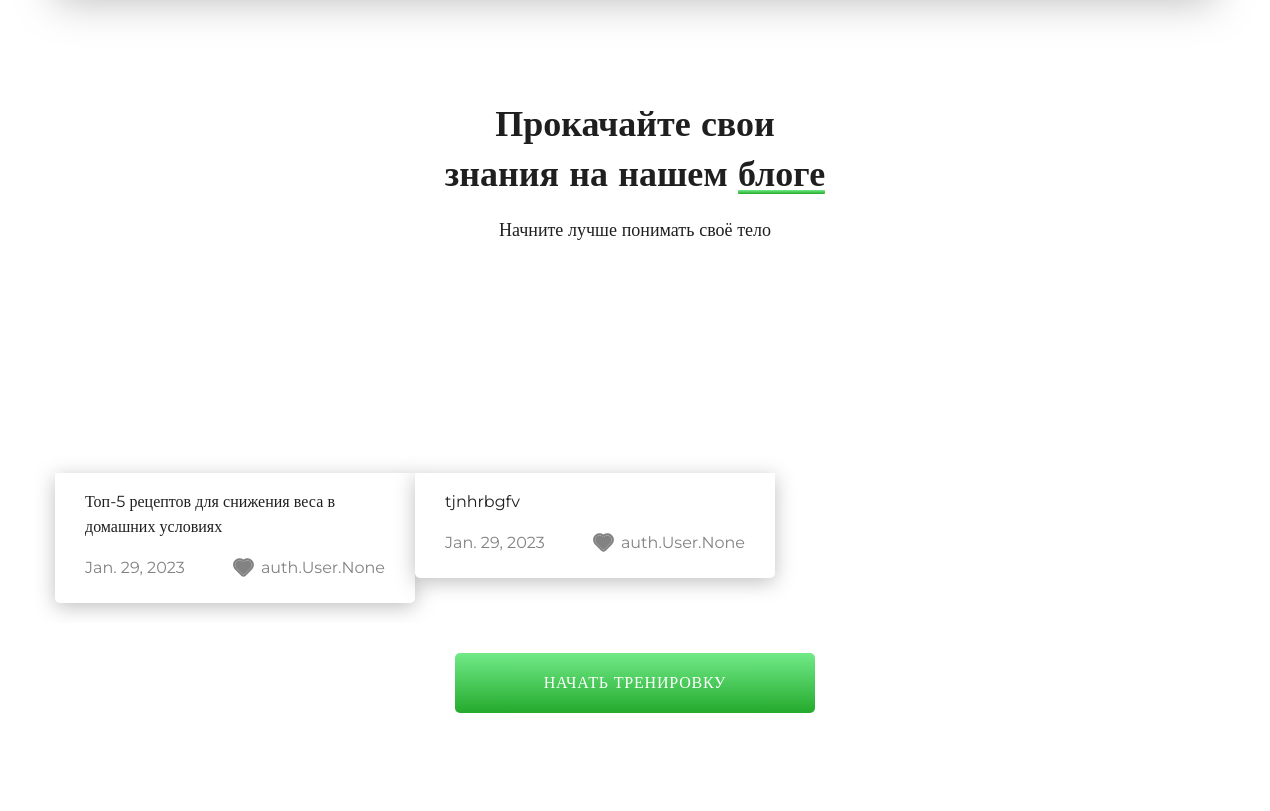
Before: / (middle part) with the older database file.
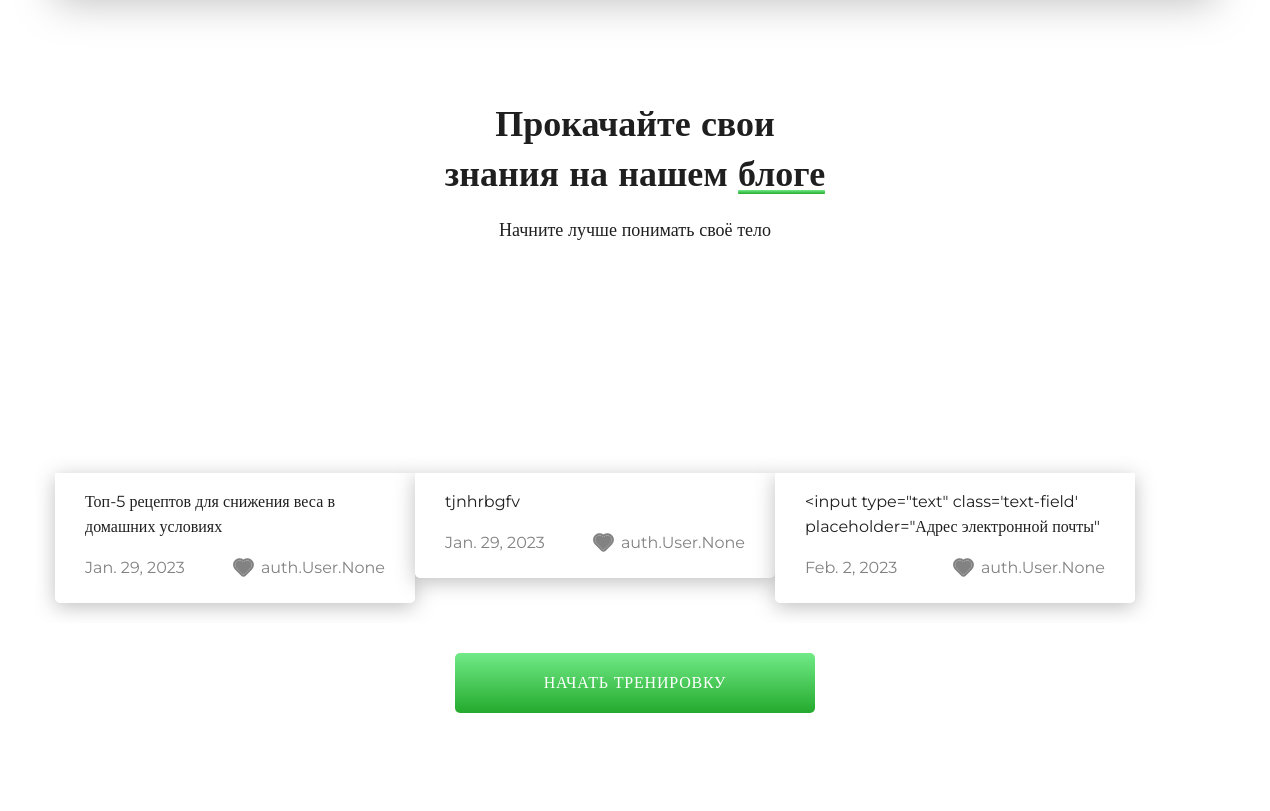
After: the same page with the newer database file.
### core/models.py (models this page shows, shortened)
class BlogPost(models.Model):
    name = models.CharField(max_length=100)
    preview_pic = models.ImageField()
    main_pic = models.ImageField()
    text = models.TextField()
    pub_date = models.DateField(auto_now_add=True)
    likes = models.ManyToManyField(User, through='Like')
    views = models.IntegerField(default=0)
    read_time = models.CharField(max_length=5, default='')
    author = models.TextField()
    direction = models.ForeignKey(Direction, on_delete=models.SET_NULL, default=1, null=True)
    class Meta:
        verbose_name = 'Блог'

### core/views.py (the view)
# urls.py: 2. Add a URL to urlpatterns:  path('', views.home, name='home')
def home(request):
    template = 'index.html'
    context = {
        "programs_list": WorkoutProgram.objects.all()[:10],
        "blog": BlogPost.objects.all()[:10],
        "trainers": Trainer.objects.order_by('subscribers'),
        'reviews': Feedback.objects.all(),
        'questions': Question.objects.all(),
    }
    return render(request, template, context)

### core/templates/index.html (shortened to what this page needs)
<!DOCTYPE html>
<html lang="en" xmlns="http://www.w3.org/1999/html">
{% load static %}
<head>
    <link rel="stylesheet" href="../static/fonts/stylesheet.css">
    <link rel="stylesheet" href="../static/css/SF_main.css">
    <link rel="stylesheet" href="../static/css/SF_components.css">
    <link rel="stylesheet" href="../static/css/SF_lk.css">
    <link rel="stylesheet" href="../static/css/modal.css">
    <link rel="stylesheet" href="../static/css/index_add.css">
</head>
<body>
<div class="main-page page main">
    <div class="inner wrapper">
        <div class="main-blog">
            <h2 class="main-blog__title">
                Прокачайте свои <br/> знания на нашем <span class="underline small">блоге</span>
            </h2>
            <p class="_18 main-blog__subtitle center">
                Начните лучше понимать своё тело
            </p>
            <div class="main-blog__box">
                <div class="wrapper">
                    <div class='carousel main-blog__slider'>
                        <div class="carousel__inner">
                            <div class="carousel__swiper swiper-container main-blog__slider">
                                <div class="swiper-wrapper">
                                    {% for i in blog %}
                                        <div class="swiper-slide">
                                            <a href="{% url 'post' i.id %}">
                                                <div class='blog-slide main-blog__slide'>
                                                    <div class="blog-slide__frame"
                                                         style='background-image: url("/media/{{ i.preview_pic }}")'></div>
                                                    <div class="blog-slide__info">
                                                        <p class="blog-slide__title">{{ i.name }}</p>
                                                        <div class="blog-slide__misc">
                                                            <p class="blog-slide__date">{{ i.pub_date }}</p>
                                                            <p class="blog-slide__likes">
                                                                <img src='../static/images/like.svg' alt=""
                                                                     class="blog-slide__heart"/>
                                                                {{ i.likes }}
                                                            </p>
                                                        </div>
                                                    </div>
                                                </div>
                                            </a>
                                        </div>
                                    {% endfor %}
                                </div>
                            </div>
                        </div>
                    </div>
                </div>
            </div>
            <a href="{% url 'start' %}">
                <button class='button main-blog__button' formaction="{% url 'start' %}">
                    <div class="button__inner">
                        начать тренировку
                    </div>
                </button>
            </a>
        </div>
    </div>
</div>
</body>
</html>

Changed rows visible on the page:
added BlogPost: name "<input type=\"text\" class='text-field' placeholder=\"Адрес электронной почты\"", pub_date "Feb. 2, 2023", likes "auth.User.None"
